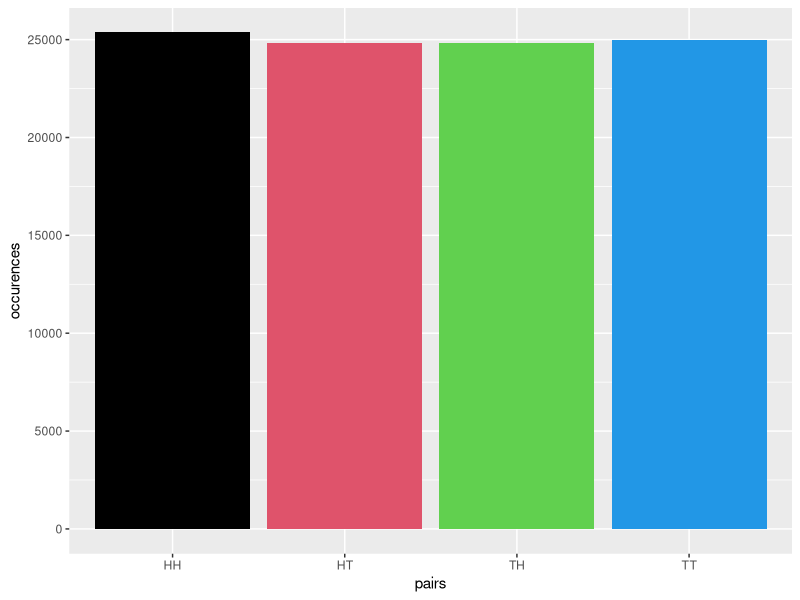
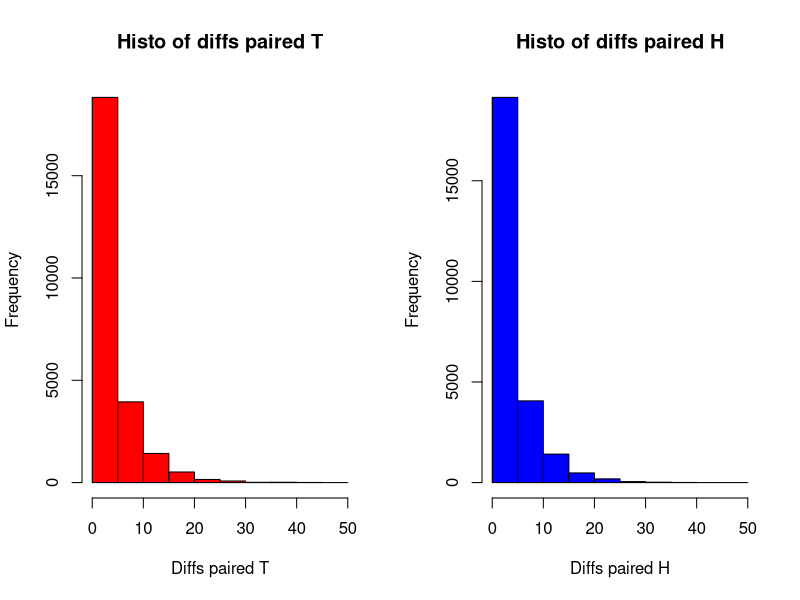
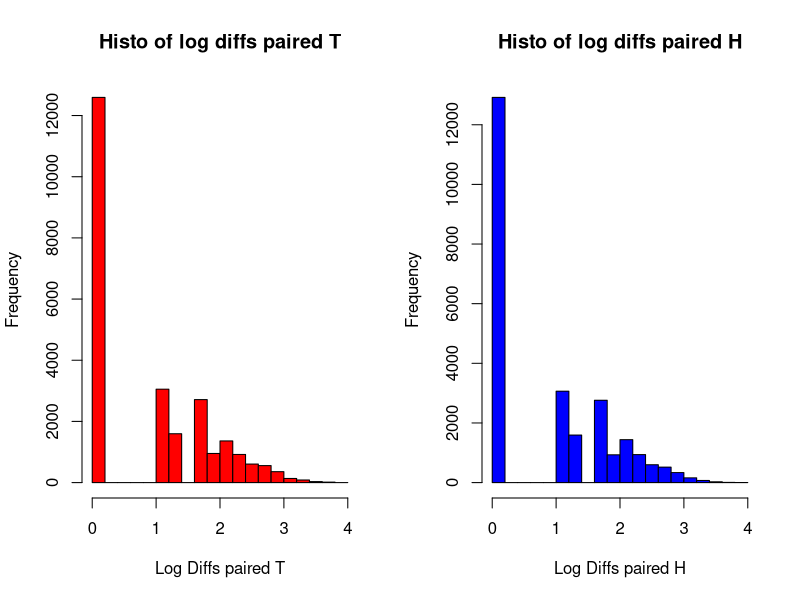

These figures' R source, in order:
# coin toss - paired occurences distribution and a complication on the
# geometric distribution

library(ggplot2)
EPS <- 1.0e-10
p_H <- 0.5
p_T <- 1.0 - p_H
N <- 100000
N1 <- N - 1

options <- c("H", "T")

data <- sample(options,
               N,
               replace = TRUE,
               prob = c(p_H, p_T))

# code : 1 = "HH", 2 = "HT", 3 = "TH", 4 = "TT" ; 4 choices for the pairs

occurences <- numeric(length = 4)

paired_H_occurences <- NULL
paired_T_occurences <- NULL

for ( i in 1:N1) {
  j <- i + 1
  
  if (data[i] == "H" && data[j] == "H") {
    occurences[1] <- occurences[1] + 1
    # note position of first H down
    paired_H_occurences <- c(paired_H_occurences, i)
  } else if (data[i] == "H" && data[j] == "T") {
    occurences[2] <- occurences[2] + 1
  } else if (data[i] == "T" && data[j] == "H") {
    occurences[3] <- occurences[3] + 1
  } else {
    occurences[4] <- occurences[4] + 1
    # note position of first T down
    paired_T_occurences <- c(paired_T_occurences, i)
  }
}

occ_df <- data.frame(index = c(1:4), 
                     pairs = c("HH", "HT", "TH", "TT"),
                     occurences = occurences,
                     stringsAsFactors = FALSE)

ggplot(
  data = occ_df, aes(x = pairs, y = occurences)
) + geom_bar(stat = "identity", fill = factor(occ_df$index))

# distances between the starting point of successive pairs #

diff_paired_H_occurences <- diff(paired_H_occurences)
diff_paired_T_occurences <- diff(paired_T_occurences)

# plot their histos
par(mfrow=c(1,2))
hist(diff_paired_T_occurences, col = "red", main = "Histo of diffs paired T", xlab = "Diffs paired T")
hist(diff_paired_H_occurences, col = "blue", main = "Histo of diffs paired H", xlab = "Diffs paired H")


# log plots
par(mfrow=c(1,2))
hist(log(diff_paired_T_occurences+EPS), col = "red", main = "Histo of log diffs paired T", xlab = "Log Diffs paired T")
hist(log(diff_paired_H_occurences+EPS), col = "blue", main = "Histo of log diffs paired H", xlab = "Log Diffs paired H")



